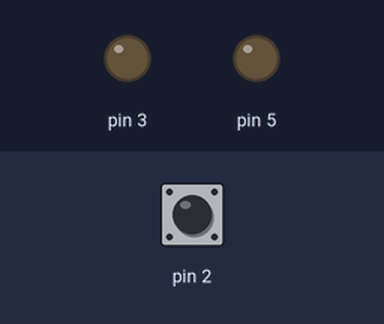
The sketch below on a simulated Arduino Uno, built with avr-gcc and run on an emulated ATmega328P. On the bench: output pins drawn as LEDs (lit = HIGH). The inputs (shaded band) are chosen by the test bench; at power-on: pin 2 HIGH.

Above: at 1.2 s.
1.3 s: pin 2 pulled LOW for 1 s
At 1.45 s:
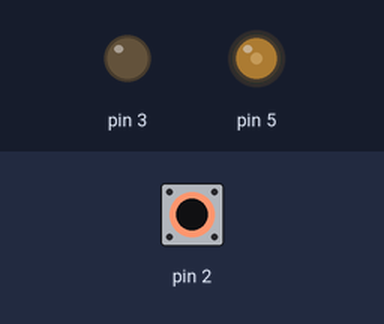
3.8 s: pin 2 pulled LOW for 0.15 s
At 5.2 s:
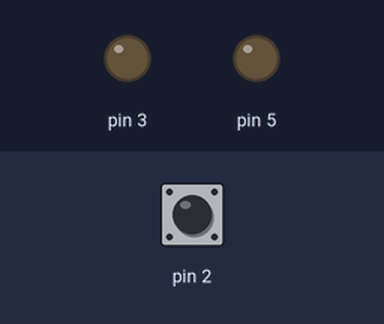
Timing chart, 0 to 6.8 s (numbered marks = the images above; inputs shaded):
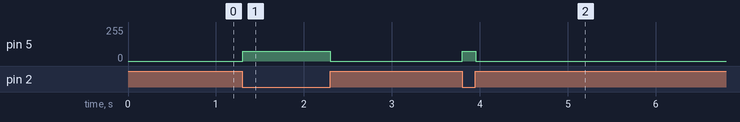

Measured:
- after the input at 1.3 s, pin 5: 0/255 → 75/255 at once, → 0/255 1.0 s later
- after the input at 3.8 s, pin 5: 0/255 → 75/255 at once, → 0/255 0.15 s later

The sketch:

Controller.ino
```cpp
#include "MotorDriver.h"

MotorDriver motor(3);
MotorDriver solenoids(5);

void setup() {
  // put your setup code here, to run once:
  motor.begin();
  solenoids.begin();
  pinMode(2, INPUT_PULLUP);
}

uint8_t bruh = 0;

void loop() {
  // put your main code here, to run repeatedly:

  if(!digitalRead(2)){
    motor.set(127 + bruh >> 1);
    solenoids.set(75);
  } else {
    motor.set(0);
    solenoids.set(0);
  }
  delay(5);
  bruh += 2;
}
```

MotorDriver.h
```cpp
#ifndef MOTORDRIVER_H
#define MOTORDRIVER_H

/**
 * Motor Driver class for the HiLetgo BTS7960 43A High Power Motor Driver Module
 * https://www.amazon.com/HiLetgo-BTS7960-Driver-Arduino-Current/dp/B00WSN98DC/ref=sr_1_26?dchild=1&keywords=24v+motor+driver+pwm&qid=1614647385&sr=8-26
 *
 * Needs a PWM capable pin on microcontroller.
 */

class MotorDriver {
public:
    MotorDriver(uint8_t pin) : _pin(pin) {}
    void begin() { pinMode(_pin, OUTPUT); }
    void set(uint8_t pwm){ analogWrite(_pin, pwm); }
private:
    const uint8_t _pin;
};


#endif
```
